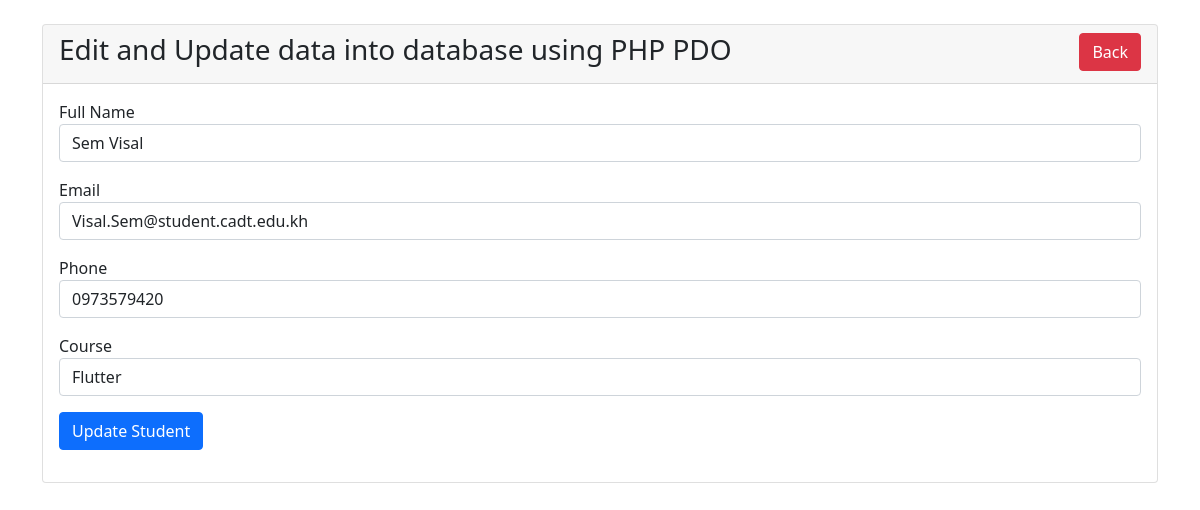
Page /student-edit.php?id=1 on the committed database.
### tables this page shows
CREATE TABLE `students` (
  `id` int(11) NOT NULL,
  `fullname` varchar(50) NOT NULL,
  `email` varchar(100) NOT NULL,
  `phone` varchar(50) NOT NULL,
  `course` varchar(50) NOT NULL
);

### student-edit.php (the view, shortened to what this page needs)
<?php
    include('dbcon.php');
?>
<!DOCTYPE html>
<html lang="en">
<head>
    <link href="https://cdn.jsdelivr.net/npm/bootstrap@5.0.2/dist/css/bootstrap.min.css" rel="stylesheet">
</head>
<body>
    <div class="container">
        <div class="row">
            <div class="col-md-12 mt-4">
                <div class="card">
                    <div class="card-header">
                        <h3>Edit and Update data into database using PHP PDO
                            <a href="index.php" class="btn btn-danger float-end">Back</a>
                        </h3>
                    </div>
                    <div class="card-body">
                        <?php
                            if(isset($_GET['id'])){
                                $student_id = $_GET['id'];
                                $query = "SELECT * FROM students WHERE id=:stud_id LIMIT 1";
                                $statement = $conn->prepare($query);
                                $data = [
                                    ':stud_id' => $student_id
                                ];
                                $statement->execute($data);
                                $result = $statement->fetch(PDO::FETCH_ASSOC);
                            }
                        ?>
                    <form action="code.php" method="POST">
                        <div class="mb-3">
                            <label for="name">Full Name</label>
                            <input type="text" name="fullname" value="<?= $result['fullname']; ?>" class="form-control" />
                        </div>
                        <div class="mb-3">
                            <label for="name">Email</label>
                            <input type="email" name="email" value="<?= $result['email']; ?>" class="form-control" />
                        </div>
                        <div class="mb-3">
                            <label for="name">Phone</label>
                            <input type="text" name="phone" value="<?= $result['phone']; ?>" class="form-control" />
                        </div>
                        <div class="mb-3">
                            <label for="name">Course</label>
                            <input type="text" name="course" value="<?= $result['course']; ?>" class="form-control" />
                        </div>
                        <div class="mb-3">
                            <button type="submit" name="update_student_btn" class="btn btn-primary">Update Student</button>
                        </div>
                    </form>
                    </div>
                </div>
            </div>
        </div>
    </div>
</body>
</html>

### rows in the picture
students: fullname "Sem Visal", email "Visal.Sem@student.cadt.edu.kh", phone "0973579420", course "Flutter"
